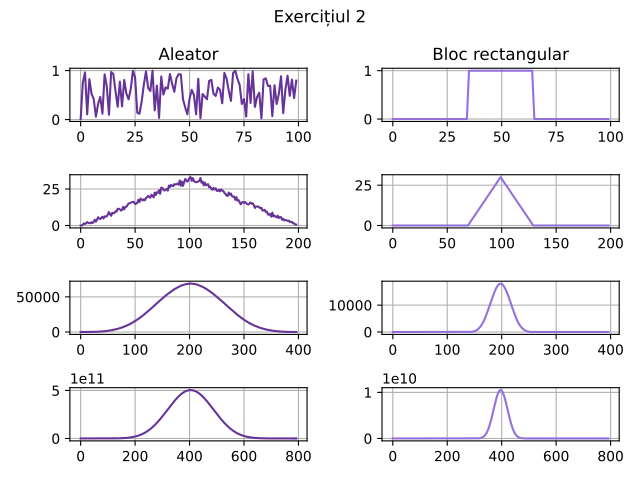

Write the Python code that produced this figure.
import numpy as np
import matplotlib.pyplot as plt

fig, axs = plt.subplots(4, 2)
fig.suptitle('Exercițiul 2')

N = 100

x = np.random.rand(N)

y = np.zeros(N)
y[35:65] = 1

for i in range(4):
    axs[i, 0].plot(x, color='rebeccapurple')
    axs[i, 1].plot(y, color='mediumpurple')

    x = np.convolve(x, x)
    y = np.convolve(y, y)

axs[0, 0].set_title('Aleator')
axs[0, 1].set_title('Bloc rectangular')

for ax in axs.flat:
    ax.grid(True)
    
plt.tight_layout()
plt.savefig('lab/06/ex2.pdf')
plt.show()

# ambele arata din ce in ce mai mult a distributie normala
# semnalului aleator ii dispare din zgomot dupa fiecare convolutie
